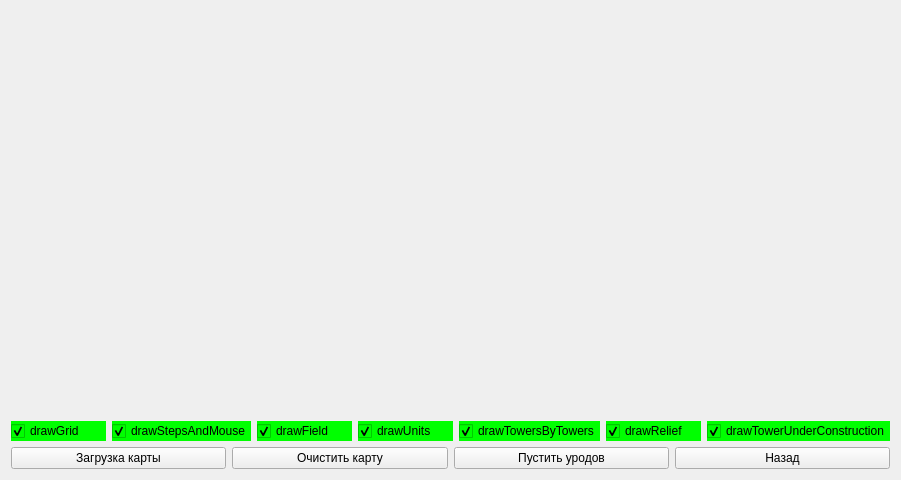
<?xml version="1.0" encoding="UTF-8"?>
<ui version="4.0">
 <class>GameWidget</class>
 <widget class="QWidget" name="GameWidget">
  <property name="geometry">
   <rect>
    <x>0</x>
    <y>0</y>
    <width>901</width>
    <height>480</height>
   </rect>
  </property>
  <property name="windowTitle">
   <string>GameWidget</string>
  </property>
  <layout class="QVBoxLayout" name="verticalLayout">
   <item>
    <spacer name="verticalSpacer">
     <property name="orientation">
      <enum>Qt::Vertical</enum>
     </property>
     <property name="sizeHint" stdset="0">
      <size>
       <width>20</width>
       <height>40</height>
      </size>
     </property>
    </spacer>
   </item>
   <item>
    <layout class="QHBoxLayout" name="horizontalLayout_2">
     <item>
      <widget class="QCheckBox" name="drawGrid_checkBox">
       <property name="focusPolicy">
        <enum>Qt::NoFocus</enum>
       </property>
       <property name="styleSheet">
        <string notr="true">background-color: rgb(0, 255, 0);</string>
       </property>
       <property name="text">
        <string>drawGrid</string>
       </property>
       <property name="checkable">
        <bool>true</bool>
       </property>
       <property name="checked">
        <bool>true</bool>
       </property>
      </widget>
     </item>
     <item>
      <widget class="QCheckBox" name="drawStepsAndMouse_checkBox">
       <property name="focusPolicy">
        <enum>Qt::NoFocus</enum>
       </property>
       <property name="styleSheet">
        <string notr="true">background-color: rgb(0, 255, 0);</string>
       </property>
       <property name="text">
        <string>drawStepsAndMouse</string>
       </property>
       <property name="checked">
        <bool>true</bool>
       </property>
      </widget>
     </item>
     <item>
      <widget class="QCheckBox" name="drawField_checkBox">
       <property name="focusPolicy">
        <enum>Qt::NoFocus</enum>
       </property>
       <property name="styleSheet">
        <string notr="true">background-color: rgb(0, 255, 0);</string>
       </property>
       <property name="text">
        <string>drawField</string>
       </property>
       <property name="checked">
        <bool>true</bool>
       </property>
      </widget>
     </item>
     <item>
      <widget class="QCheckBox" name="drawUnits_checkBox">
       <property name="focusPolicy">
        <enum>Qt::NoFocus</enum>
       </property>
       <property name="styleSheet">
        <string notr="true">background-color: rgb(0, 255, 0);</string>
       </property>
       <property name="text">
        <string>drawUnits</string>
       </property>
       <property name="checked">
        <bool>true</bool>
       </property>
      </widget>
     </item>
     <item>
      <widget class="QCheckBox" name="drawTowersByTowers_checkBox">
       <property name="focusPolicy">
        <enum>Qt::NoFocus</enum>
       </property>
       <property name="styleSheet">
        <string notr="true">background-color: rgb(0, 255, 0);</string>
       </property>
       <property name="text">
        <string>drawTowersByTowers</string>
       </property>
       <property name="checked">
        <bool>true</bool>
       </property>
      </widget>
     </item>
     <item>
      <widget class="QCheckBox" name="drawRelief_checkBox">
       <property name="focusPolicy">
        <enum>Qt::NoFocus</enum>
       </property>
       <property name="styleSheet">
        <string notr="true">background-color: rgb(0, 255, 0);</string>
       </property>
       <property name="text">
        <string>drawRelief</string>
       </property>
       <property name="checked">
        <bool>true</bool>
       </property>
      </widget>
     </item>
     <item>
      <widget class="QCheckBox" name="drawTowerUnderConstruction_checkBox">
       <property name="focusPolicy">
        <enum>Qt::NoFocus</enum>
       </property>
       <property name="styleSheet">
        <string notr="true">background-color: rgb(0, 255, 0);</string>
       </property>
       <property name="text">
        <string>drawTowerUnderConstruction</string>
       </property>
       <property name="checked">
        <bool>true</bool>
       </property>
      </widget>
     </item>
    </layout>
   </item>
   <item>
    <layout class="QHBoxLayout" name="horizontalLayout">
     <item>
      <widget class="QPushButton" name="loadMaps">
       <property name="enabled">
        <bool>true</bool>
       </property>
       <property name="acceptDrops">
        <bool>false</bool>
       </property>
       <property name="autoFillBackground">
        <bool>false</bool>
       </property>
       <property name="text">
        <string>Загрузка карты</string>
       </property>
       <property name="flat">
        <bool>false</bool>
       </property>
      </widget>
     </item>
     <item>
      <widget class="QPushButton" name="clearMap">
       <property name="enabled">
        <bool>true</bool>
       </property>
       <property name="text">
        <string>Очистить карту</string>
       </property>
      </widget>
     </item>
     <item>
      <widget class="QPushButton" name="goUnits">
       <property name="text">
        <string>Пустить уродов</string>
       </property>
      </widget>
     </item>
     <item>
      <widget class="QPushButton" name="closeWidget">
       <property name="text">
        <string>Назад</string>
       </property>
      </widget>
     </item>
    </layout>
   </item>
  </layout>
 </widget>
 <layoutdefault spacing="6" margin="11"/>
 <resources/>
 <connections/>
</ui>
